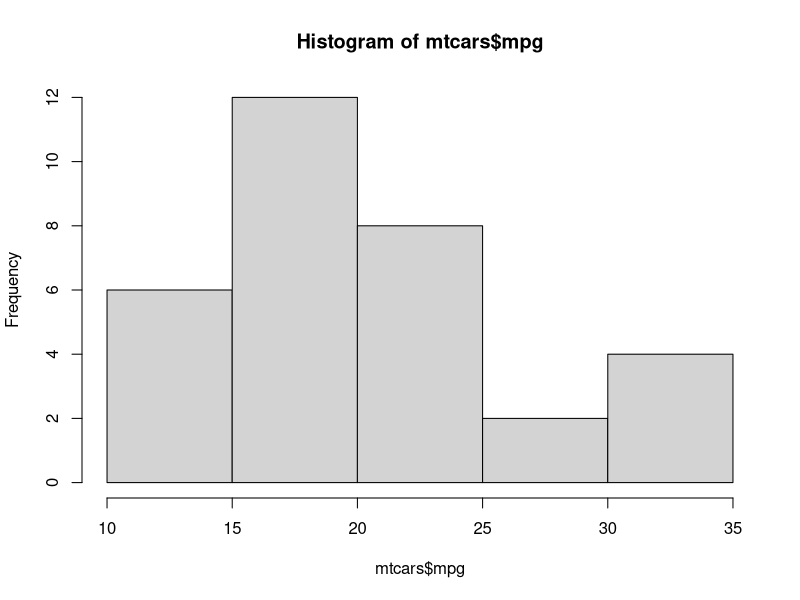
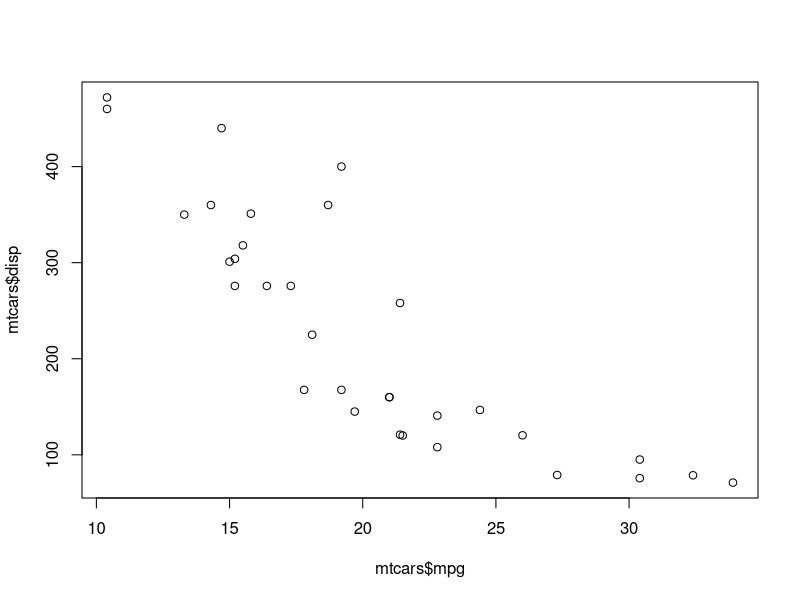
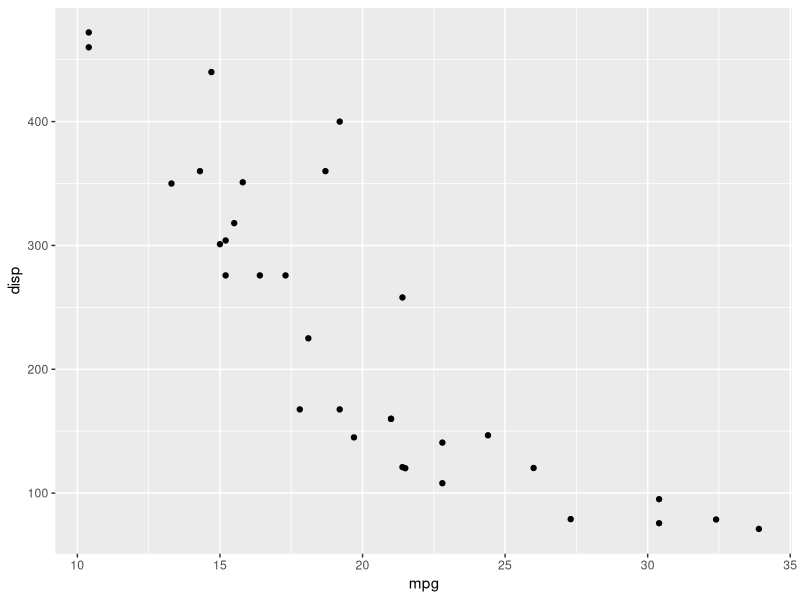
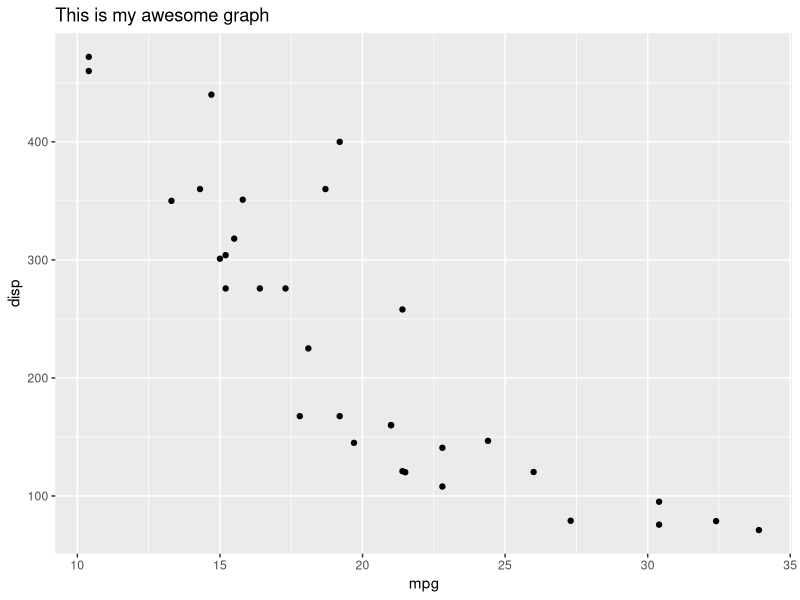

Write the R code that produced these figures, in order.
## ---- chunk 1
1+1
## ---- chunk 2
a = 4
a
## ---- chunk 3
metallicaNames <- c("Lars", "James", "Kirk", "Rob")
metallicaAges <- c(47, 47, 48, 46)
metallica_data <- data.frame(Name = metallicaNames, Age = metallicaAges)
## ---- chunk 4
metallica_data$Age
mean(metallica_data$Age)
## ---- chunk 5
metallica_data$Age >= 47

older_band_members <- metallica_data[metallica_data$Age >= 47,]

# OR use subset (a bit more intuitive)
older_band_members <- subset(metallica_data, Age >= 47)

## ---- chunk 6
hist(mtcars$mpg)
## ---- chunk 7
plot(mtcars$mpg, mtcars$disp)
## ---- chunk 8
library(ggplot2)
## ---- chunk 9
plot <- ggplot(data = mtcars, aes(mpg, disp))
plot + geom_point()
## ---- chunk 10
plot + geom_point() + ggtitle("This is my awesome graph")
